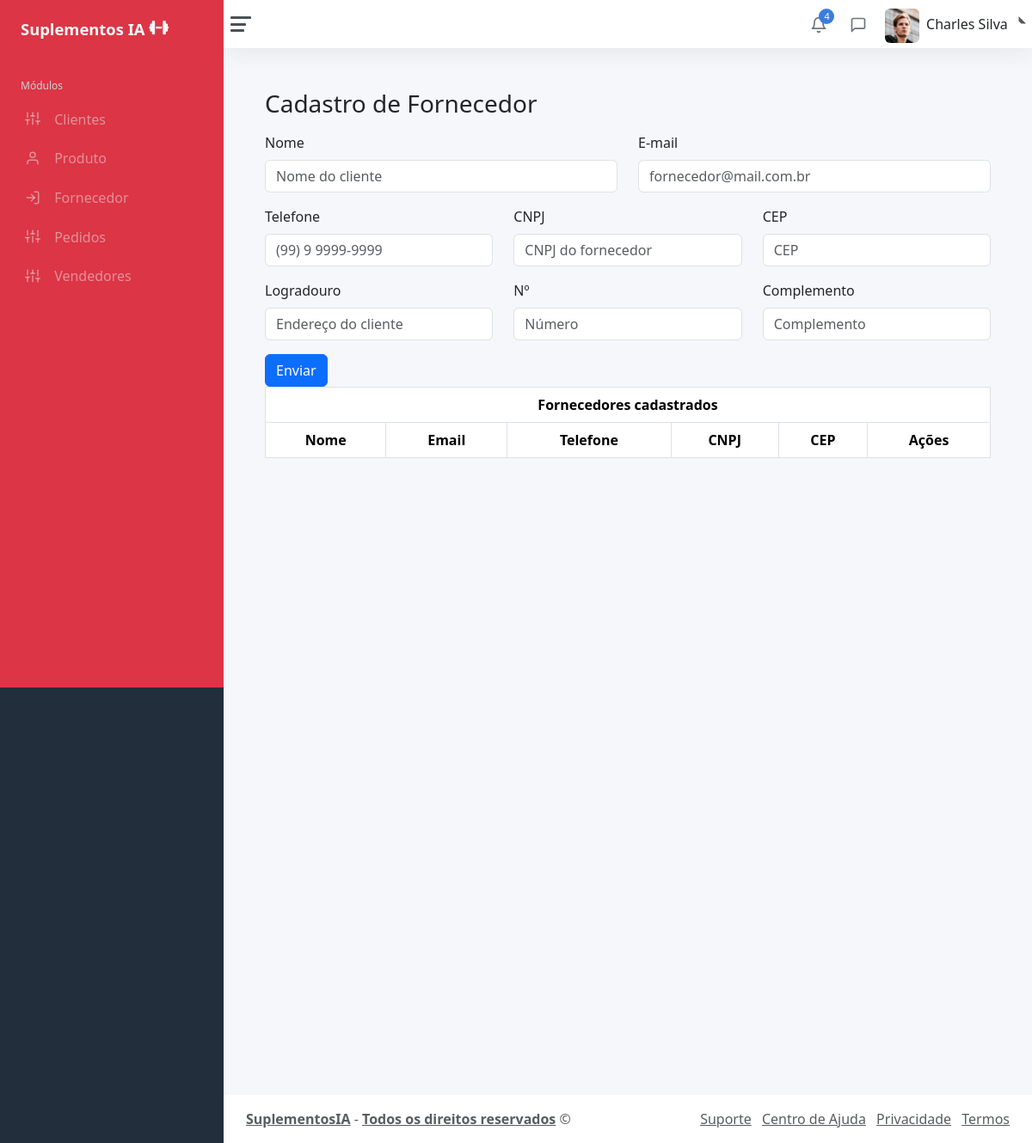
The page /static/formfornecedor.php on the database as committed earlier.
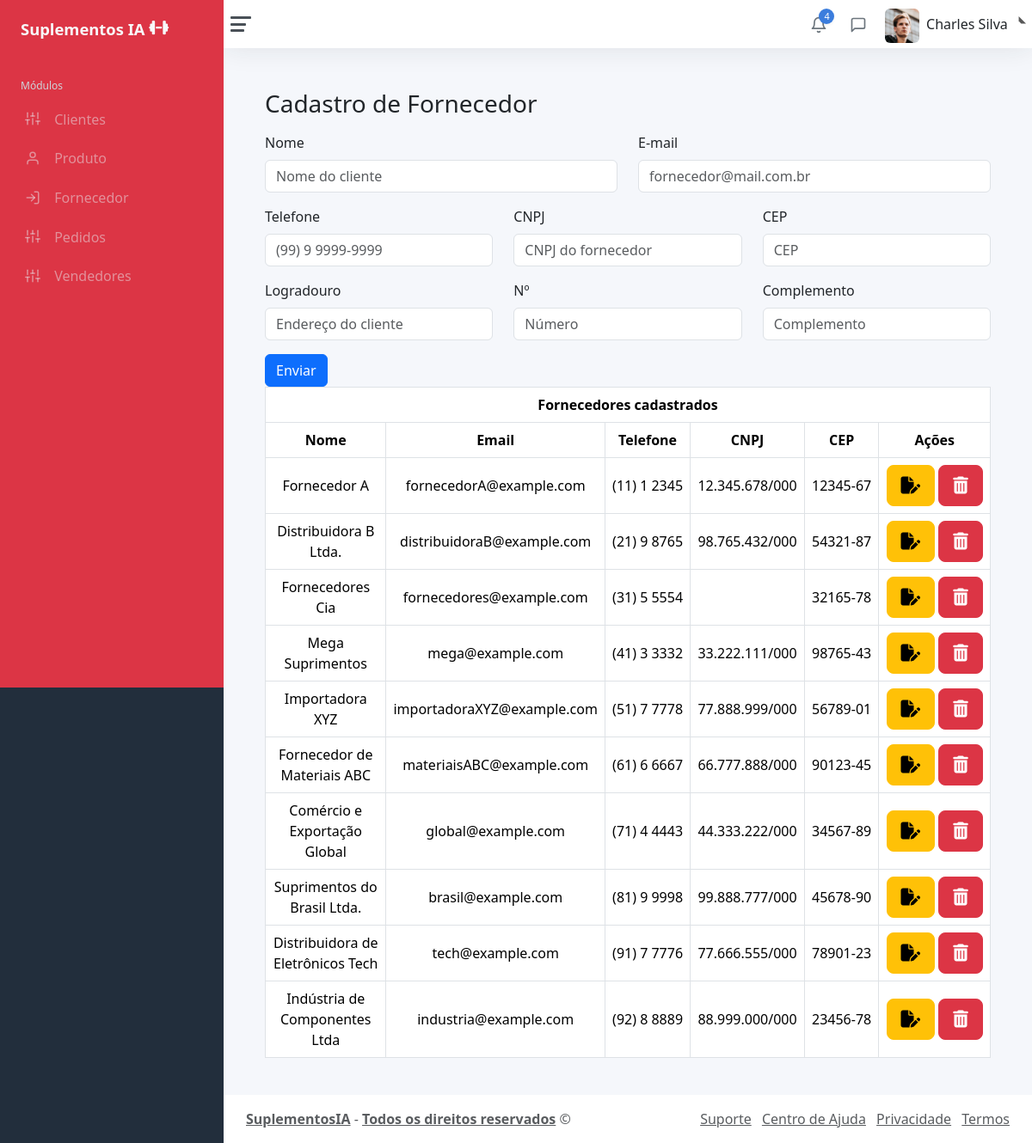
The same page on the database as committed later.
### tables this page shows
CREATE TABLE `fornecedor` (
  `id` int(11) NOT NULL,
  `nome` varchar(45) NOT NULL,
  `email` varchar(100) NOT NULL,
  `telefone` char(11) NOT NULL,
  `cpfcnpj` char(14) NOT NULL,
  `cep` char(8) NOT NULL,
  `logradouro` varchar(45) NOT NULL,
  `numero` char(10) NOT NULL,
  `complemento` varchar(45) NOT NULL
);

### static/formfornecedor.php (the view, shortened to what this page needs)
<!DOCTYPE html>
<html lang="pt-BR">
<head>
	<?php include 'header.php' ?>
</head>
<body>
	<div class="wrapper">
		<?php include 'menu.php' ?>
		<div class="main">
			<?php include 'topo.php' ?>
			<main class="content">
				<form action="cadastrofornecedor.php" method="post">
					<div class="container-fluid p-0">
						<h1 class="h3 mb-3">Cadastro de Fornecedor</h1>
						<div class="row">
							<div class="mb-3 col-6">
								<label for="nome" class="form-label">Nome</label>
								<input
								type="text"
								class="form-control"
								name="nome"
								id="nome"
								placeholder="Nome do cliente">
							</div>
							<div class="mb-3 col-6">
								<label for="email" class="form-label">E-mail</label>
								<input
								type="email"
								class="form-control"
								name="email"
								id="email"
								placeholder="fornecedor@mail.com.br"/>
							</div>
						</div>
						<div class="row">
							<div class="mb-3 col-4">
								<label for="telefone" class="form-label">Telefone</label>
								<input
								type="text"
								class="form-control"
								name="telefone"
								id="telefone"
								placeholder="(99) 9 9999-9999">
							</div>
							<div class="mb-3 col-4">
								<label for="cpfcnpj" class="form-label">CNPJ</label>
								<input
								type="cpfcnpj"
								class="form-control"
								name="cpfcnpj"
								id="cpfcnpj"
								placeholder="CNPJ do fornecedor"/>
							</div>
							<div class="mb-3 col-4">
								<label for="cep" class="form-label">CEP</label>
								<input
								type="cep"
								class="form-control"
								name="cep"
								id="cep"
								placeholder="CEP"/>
							</div>
						</div>
						<div class="row">
							<div class="mb-3 col-4">
								<label for="logradouro" class="form-label">Logradouro</label>
								<input
								type="text"
								class="form-control"
								name="logradouro"
								id="logradouro"
								placeholder="Endereço do cliente">
							</div>
							<div class="mb-3 col-4">
								<label for="numero" class="form-label">Nº</label>
								<input
								type="numero"
								class="form-control"
								name="numero"
								id="numero"
								placeholder="Número"/>
							</div>
							<div class="mb-3 col-4">
								<label for="complemento" class="form-label">Complemento</label>
								<input
								type="complemento"
								class="form-control"
								name="complemento"
								id="complemento"
								placeholder="Complemento"/>
							</div>
						</div>
						<button type="submit" class="btn btn-primary">Enviar</button>
					</div>
				</form>
			<div class="main">
				<div
					class="table-responsive"
				>
					<table
						class="table table-bordered"
					>
						<thead>
						<tr><th colspan="7" style="text-align: center;">Fornecedores cadastrados</th></tr>
							<tr class="text-center">
								<th class="col-2" scope="col">Nome</th>
								<th  class="col-2" colspanscope="col">Email</th>
								<th scope="col">Telefone</th>
								<th scope="col">CNPJ</th>
								<th scope="col">CEP</th>
								<th scope="col">Ações</th>
							</tr>
						</thead>
						<tbody>
							<?php include 'conexao.php';
							$sql = "SELECT * FROM fornecedor";
							$busca = mysqli_query($conexao, $sql);
							while ($dados = mysqli_fetch_array($busca)){
								$nome = $dados['nome'];
								$email = $dados['email'];
								$telefone = $dados['telefone'];
								$cpfcnpj = $dados['cpfcnpj'];
								$cep = $dados['cep'];
							?>
								<tr class="text-center">
									<td><?php echo $nome ?></td>
									<td><?php echo $email ?></td>
									<td><?php echo $telefone ?></td>
									<td><?php echo $cpfcnpj ?></td>
									<td><?php echo $cep ?></td>
									<td>
												<button
													type="button"
													class="btn btn-warning btn-lg"
													data-bs-toggle="modal"
													data-bs-target="#modaleditar"
													data-id="<?php echo $id ?>"
												>
												<i class="fa-solid fa-file-pen"></i>												</button>
	</div>
	</div>
												<button
													type="button"
													class="btn btn-danger btn-lg"
													data-bs-toggle="modal"
													data-bs-target="#modalexcluir"
												>
												<i class="fa-solid fa-trash-can"></i></button>
												</td>
								</tr>
							<?php } ?>
						</tbody>
					</table>
				</div>
			</div>
			</main>
			<footer class="footer">
    			<?php include 'footer.php' ?>
			</footer>
		</div>
	</div>
</body>
</html>

### static/header.php (shortened to what this page needs)
<link rel="stylesheet" href="css/custom.css">
   <link rel="stylesheet" href="https://cdnjs.cloudflare.com/ajax/libs/font-awesome/6.5.1/css/all.min.css" />
<link href="css/custom.css" rel="stylesheet">
<link href="css/app.css" rel="stylesheet">
<link href="https://cdn.jsdelivr.net/npm/bootstrap@5.3.2/dist/css/bootstrap.min.css" rel="stylesheet">

### static/menu.php (shortened to what this page needs)
<head>
	<?php include 'header.php'?>
</head>
	<nav id="sidebar" class="sidebar js-sidebar">
				<div class="sidebar-content js-simplebar bg-danger">
					<a class="sidebar-brand  bg-danger" href="index.php">
	          <span class="align-middle">Suplementos IA</span>
	          <i class="fa-solid fa-dumbbell"></i>
	                </a>
					<div class="bg-danger">
					<ul class="sidebar-nav">
						<li class="sidebar-header">
							Módulos
						</li>
						<li class="sidebar-item">
							<a class="sidebar-link bg-danger" href="formcliente.php">
	              <i class="align-middle" data-feather="sliders"></i> <span class="align-middle">Clientes</span>
	            </a>
						</li>
						<li class="sidebar-item">
							<a class="sidebar-link bg-danger" href="formproduto.php">
	              <i class="align-middle" data-feather="user"></i> <span class="align-middle">Produto</span>
	            </a>
						</li>
						<li class="sidebar-item">
							<a class="sidebar-link bg-danger" href="formfornecedor.php">
	              <i class="align-middle" data-feather="log-in"></i> <span class="align-middle">Fornecedor</span>
	            </a>
						</li>
						<li class="sidebar-item">
                        <a class="sidebar-link bg-danger" href="formpedidos.php">
                  <i class="align-middle" data-feather="sliders"></i> <span class="align-middle">Pedidos</span>
                </a>
				        </li>
						<li class="sidebar-item">
						<a class="sidebar-link bg-danger" href="formvendedor.php">
						<i class="align-middle" data-feather="sliders"></i> <span class="align-middle">Vendedores</span>
				</a>
				        </li>
					</ul>
					</div>
				</div>
			</nav>

### static/topo.php (shortened to what this page needs)
<nav class="navbar navbar-expand navbar-light navbar-bg">
				<a class="sidebar-toggle js-sidebar-toggle">
          <i class="hamburger align-self-center ms-2"></i>
        </a>
				<div class="navbar-collapse collapse">
					<ul class="navbar-nav navbar-align">
						<li class="nav-item dropdown">
							<a class="nav-icon dropdown-toggle" href="#" id="alertsDropdown" data-bs-toggle="dropdown">
								<div class="position-relative">
									<i class="align-middle" data-feather="bell"></i>
									<span class="indicator">4</span>
								</div>
							</a>
						</li>
						<li class="nav-item dropdown">
							<a class="nav-icon dropdown-toggle" href="#" id="messagesDropdown" data-bs-toggle="dropdown">
								<div class="position-relative">
									<i class="align-middle" data-feather="message-square"></i>
								</div>
							</a>
						</li>
						<li class="nav-item dropdown">
							<a class="nav-link dropdown-toggle d-none d-sm-inline-block" href="#" data-bs-toggle="dropdown">
                <img src="img/avatars/avatar.jpg" class="avatar img-fluid rounded me-1" alt="Charles Hall" /> <span class="text-dark">Charles Silva</span>
              </a>
						</li>
					</ul>
				</div>
			</nav>

### static/footer.php (shortened to what this page needs)
<div class="container-fluid">
					<div class="row text-muted">
						<div class="col-6 text-start">
							<p class="mb-0">
								<a class="text-muted" href="index.php" target="_blank"><strong>SuplementosIA</strong></a> - <a class="text-muted" href="index.php" target="_blank"><strong>Todos os direitos reservados</strong></a>								&copy;
							</p>
						</div>
						<div class="col-6 text-end">
							<ul class="list-inline">
								<li class="list-inline-item">
									<a class="text-muted" href="https://adminkit.io/" target="_blank">Suporte</a>
								</li>
								<li class="list-inline-item">
									<a class="text-muted" href="https://adminkit.io/" target="_blank">Centro de Ajuda</a>
								</li>
								<li class="list-inline-item">
									<a class="text-muted" href="https://adminkit.io/" target="_blank">Privacidade</a>
								</li>
								<li class="list-inline-item">
									<a class="text-muted" href="https://adminkit.io/" target="_blank">Termos</a>
								</li>
							</ul>
						</div>
					</div>
				</div>

### static/css/custom.css (style rules this page uses)
.sidebar-link, .sidebar-item { background-color: #009688 #222e3c; }

Rows that differ between the two databases and show on the page:
added fornecedor: nome "Fornecedor A", email "fornecedorA@example.com", telefone "(11) 1 2345", cpfcnpj "12.345.678/000", cep "12345-67"
added fornecedor: nome "Distribuidora B Ltda.", email "distribuidoraB@example.com", telefone "(21) 9 8765", cpfcnpj "98.765.432/000", cep "54321-87"
added fornecedor: nome "Fornecedores Cia", email "fornecedores@example.com", telefone "(31) 5 5554", cep "32165-78"
added fornecedor: nome "Mega Suprimentos", email "mega@example.com", telefone "(41) 3 3332", cpfcnpj "33.222.111/000", cep "98765-43"
added fornecedor: nome "Importadora XYZ", email "importadoraXYZ@example.com", telefone "(51) 7 7778", cpfcnpj "77.888.999/000", cep "56789-01"
added fornecedor: nome "Fornecedor de Materiais ABC", email "materiaisABC@example.com", telefone "(61) 6 6667", cpfcnpj "66.777.888/000", cep "90123-45"
added fornecedor: nome "Comércio e Exportação Global", email "global@example.com", telefone "(71) 4 4443", cpfcnpj "44.333.222/000", cep "34567-89"
added fornecedor: nome "Suprimentos do Brasil Ltda.", email "brasil@example.com", telefone "(81) 9 9998", cpfcnpj "99.888.777/000", cep "45678-90"
added fornecedor: nome "Distribuidora de Eletrônicos Tech", email "tech@example.com", telefone "(91) 7 7776", cpfcnpj "77.666.555/000", cep "78901-23"
added fornecedor: nome "Indústria de Componentes Ltda", email "industria@example.com", telefone "(92) 8 8889", cpfcnpj "88.999.000/000", cep "23456-78"
